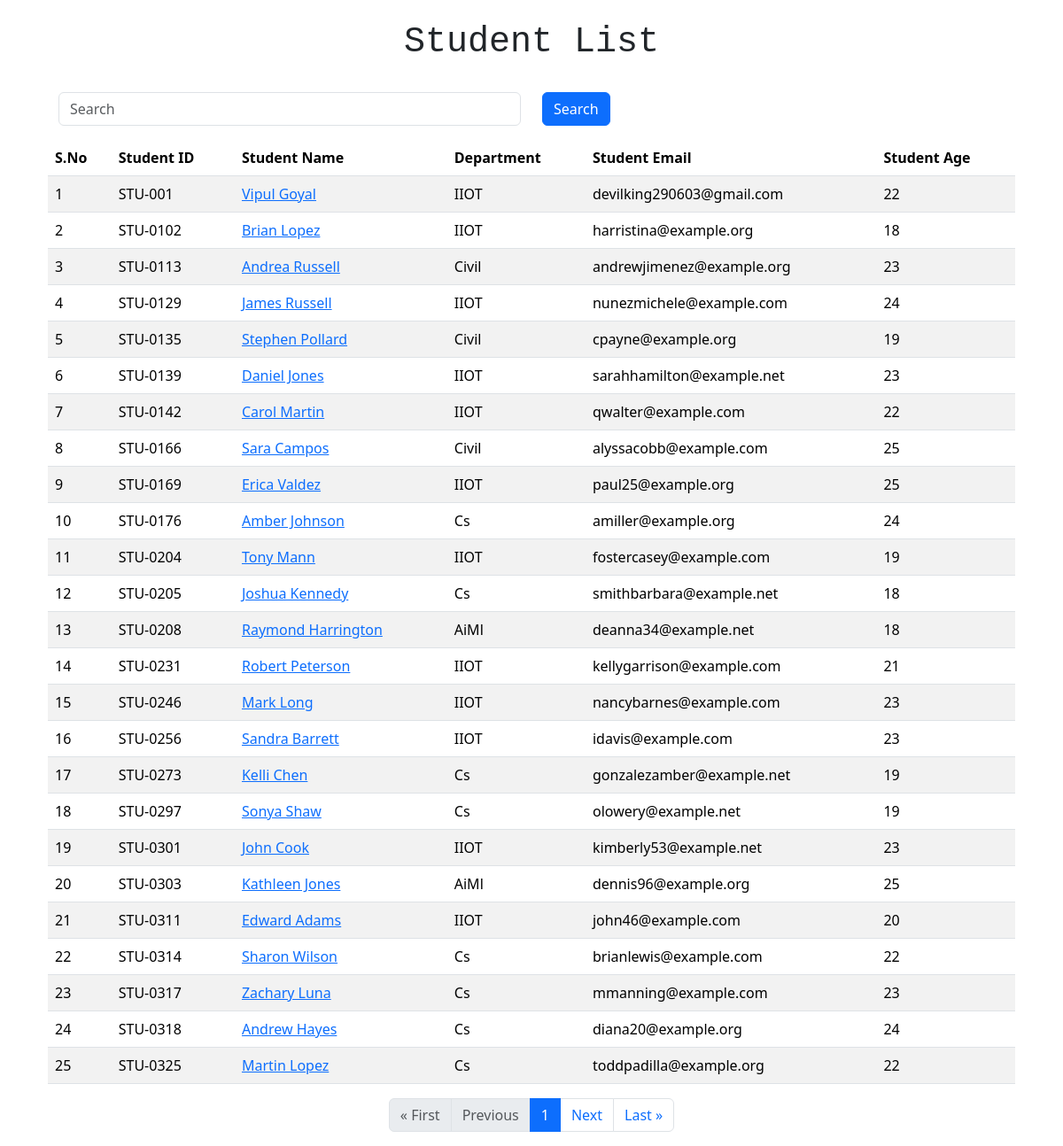
The page /student/ on the database its author committed.
### home/models.py (models this page shows, shortened)
class Student(models.Model):
    department = models.ForeignKey(Department, related_name = "depart", on_delete = models.CASCADE)
    student_id = models.OneToOneField(StudentID, related_name ="studentid", on_delete = models.CASCADE)
    student_name = models.CharField(max_length = 100)
    student_email = models.EmailField(unique = True)
    student_age = models.IntegerField(default = 18)
    student_address = models.TextField()
    class Meta :
        ordering = ["student_id"]
        verbose_name =  "student"

class StudentID(models.Model):
    student_id = models.CharField(max_length=100)
    def __str__(self):
        return self.student_id
    class Meta:
        ordering = ["student_id"]

class Department(models.Model):
    department = models.CharField(max_length=200)
    def __str__(self):
        return self.department
    class Meta :
        ordering = ["department"]

### home/views.py (the view)
# urls.py: path("student/", get_student, name="get_student"),
def get_student(request):
    queryset = Student.objects.all()
    if request.GET.get("search"):
        search = request.GET.get("search")
        queryset = queryset.filter(
            Q(student_name__icontains = search) | Q(department__department__icontains = search) |
            Q(student_id__student_id__icontains = search)
        )
    paginator = Paginator(queryset, 25)  # Show 25 contacts per page.
    page_number = request.GET.get("page")
    queryset = paginator.get_page(page_number)
    return render(request,"report/student.html", {"student": queryset} )

### home/templates/report/student.html (shortened to what this page needs)
{% extends "layout.html" %} {% block start%}
<div class="container">
    <div class="container">
        <div class="container text-center p-4" style="font-family:monospace;font-weight:bold">
            <h1>Student List</h1>
        </div>
        <div class="container">
            <div class="row">
                <div class="col-lg-6">
                    <form class="">
                        <div class="mb-3">
                            <input type="text" name="search" placeholder="Search" class="form-control">
                        </div>
                </div>
                <div class="col-lg-6">
                    <button type="submit" class="btn btn-primary">Search</button>
                </div>
            </div>
        </div>
        <table class="table table-striped table-hover">
            <thead>
                <tr>
                    <th scope="col ">S.No</th>
                    <th scope="col ">Student ID</th>
                    <th scope="col ">Student Name</th>
                    <th scope="col ">Department</th>
                    <th scope="col ">Student Email</th>
                    <th scope="col ">Student Age</th>
                </tr>
            </thead>
            <tbody>
                {% for students in student%}
                <tr>
                    <td>{{ forloop.counter0 | add:student.start_index }}</td>
                    <td>{{students.student_id}}</td>
                    <td><a href="{% url 'student_marks' students.student_name %}">{{students.student_name}}</a></td>
                    <td>{{students.department}}</td>
                    <td>{{students.student_email}}</td>
                    <td>{{students.student_age}}</td>
                </tr>
                {%endfor%}
            </tbody>
        </table>
    </div>
    <div class="container d-flex justify-content-center">
        <nav aria-label="Page navigation example">
            <ul class="pagination">
                {% if student.has_previous %}
                <li class="page-item"><a class="page-link" href="?page=1">&laquo; First</a></li>
                <li class="page-item"><a class="page-link" href="?page={{ student.previous_page_number }}">Previous</a></li>
                {% else %}
                <li class="page-item disabled"><span class="page-link">&laquo; First</span></li>
                <li class="page-item disabled"><span class="page-link">Previous</span></li>
                {% endif %}
                <li class="page-item active" aria-current="page"><span class="page-link">{{ student.number }}</span></li>
                {% if student.has_next %}
                <li class="page-item"><a class="page-link" href="?page={{ student.next_page_number }}">Next</a></li>
                <li class="page-item"><a class="page-link" href="?page={{ student.paginator.num_pages }}">Last &raquo;</a></li>
                {% else %}
                <li class="page-item disabled"><span class="page-link">Next</span></li>
                <li class="page-item disabled"><span class="page-link">Last &raquo;</span></li>
                {% endif %}
            </ul>
        </nav>
    </div>
</div>
{% endblock %}

### rows shown on the page
Student: student_id "STU-001", student_name "Vipul Goyal", department "IIOT", student_email "devilking290603@gmail.com", student_age "22"
Student: student_id "STU-0102", student_name "Brian Lopez", department "IIOT", student_email "harristina@example.org", student_age "18"
Student: student_id "STU-0113", student_name "Andrea Russell", department "Civil", student_email "andrewjimenez@example.org", student_age "23"
Student: student_id "STU-0129", student_name "James Russell", department "IIOT", student_email "nunezmichele@example.com", student_age "24"
Student: student_id "STU-0135", student_name "Stephen Pollard", department "Civil", student_email "cpayne@example.org", student_age "19"
Student: student_id "STU-0139", student_name "Daniel Jones", department "IIOT", student_email "sarahhamilton@example.net", student_age "23"
Student: student_id "STU-0142", student_name "Carol Martin", department "IIOT", student_email "qwalter@example.com", student_age "22"
Student: student_id "STU-0166", student_name "Sara Campos", department "Civil", student_email "alyssacobb@example.com", student_age "25"
Student: student_id "STU-0169", student_name "Erica Valdez", department "IIOT", student_email "paul25@example.org", student_age "25"
Student: student_id "STU-0176", student_name "Amber Johnson", department "Cs", student_email "amiller@example.org", student_age "24"
Student: student_id "STU-0204", student_name "Tony Mann", department "IIOT", student_email "fostercasey@example.com", student_age "19"
Student: student_id "STU-0205", student_name "Joshua Kennedy", department "Cs", student_email "smithbarbara@example.net", student_age "18"
Student: student_id "STU-0208", student_name "Raymond Harrington", department "AiMl", student_email "deanna34@example.net", student_age "18"
Student: student_id "STU-0231", student_name "Robert Peterson", department "IIOT", student_email "kellygarrison@example.com", student_age "21"
Student: student_id "STU-0246", student_name "Mark Long", department "IIOT", student_email "nancybarnes@example.com", student_age "23"
Student: student_id "STU-0256", student_name "Sandra Barrett", department "IIOT", student_email "idavis@example.com", student_age "23"
Student: student_id "STU-0273", student_name "Kelli Chen", department "Cs", student_email "gonzalezamber@example.net", student_age "19"
Student: student_id "STU-0297", student_name "Sonya Shaw", department "Cs", student_email "olowery@example.net", student_age "19"
Student: student_id "STU-0301", student_name "John Cook", department "IIOT", student_email "kimberly53@example.net", student_age "23"
Student: student_id "STU-0303", student_name "Kathleen Jones", department "AiMl", student_email "dennis96@example.org", student_age "25"
Student: student_id "STU-0311", student_name "Edward Adams", department "IIOT", student_email "john46@example.com", student_age "20"
Student: student_id "STU-0314", student_name "Sharon Wilson", department "Cs", student_email "brianlewis@example.com", student_age "22"
Student: student_id "STU-0317", student_name "Zachary Luna", department "Cs", student_email "mmanning@example.com", student_age "23"
Student: student_id "STU-0318", student_name "Andrew Hayes", department "Cs", student_email "diana20@example.org", student_age "24"
Student: student_id "STU-0325", student_name "Martin Lopez", department "Cs", student_email "toddpadilla@example.org", student_age "22"

### other values the page prints
{{ student.number }} "1"
